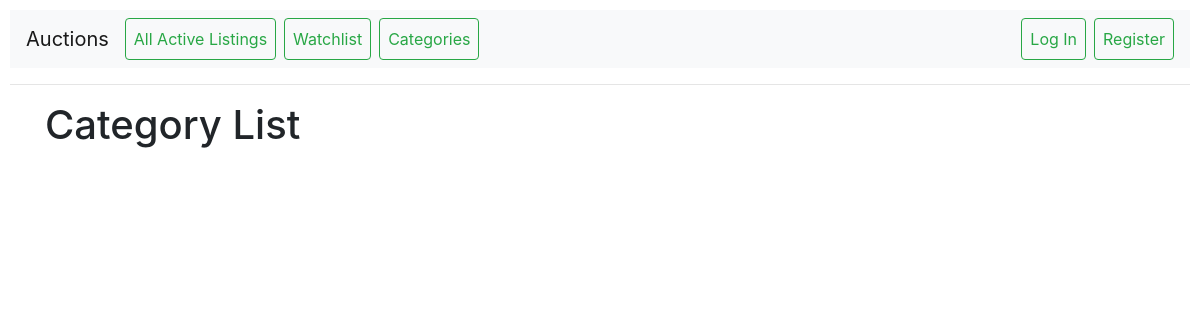
The page /categories/ on the database as committed earlier.
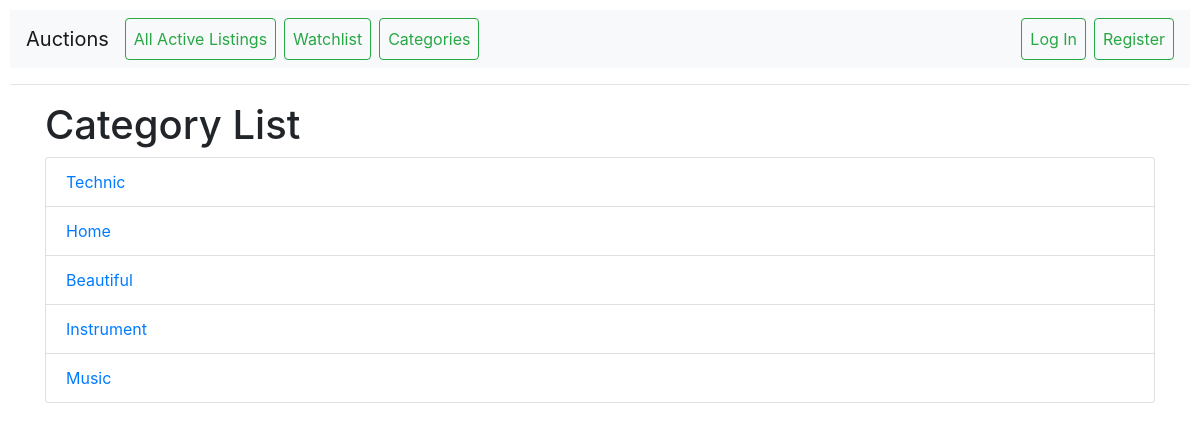
The same page on the database as committed later.
### auctions/models.py (models this page shows)
class Category(models.Model):
    name = models.CharField(max_length=100)

### auctions/views.py (the view)
# urls.py: path('categories/', views.category_list, name='category_list'),
def category_list(request):
    categories = Category.objects.all()
    return render(request, 'auctions/category_list.html', {'categories': categories})

### auctions/templates/auctions/category_list.html (shortened to what this page needs)
{% extends "auctions/layout.html" %}
{% block body %}
    <div class="container">
        <h1>Category List</h1>
        <ul class="list-group">
            {% for category in categories %}
                <li class="list-group-item"><a href="{% url 'category_render' category.id %}">{{ category.name }}</a></li>
            {% endfor %}
        </ul>
    </div>
{% endblock %}

### auctions/templates/auctions/layout.html (shortened to what this page needs)
{% load static %}
<!DOCTYPE html>
<html lang="en">
<head>
    <link rel="stylesheet" href="https://stackpath.bootstrapcdn.com/bootstrap/4.4.1/css/bootstrap.min.css">
    <link href="{% static 'auctions/styles.css' %}" rel="stylesheet">
</head>
<body>
    <nav class="navbar navbar-expand-lg navbar-light bg-light">
        <a class="navbar-brand" href="#">Auctions</a>
        <div class="collapse navbar-collapse" id="navbarSupportedContent">
            <ul class="navbar-nav mr-auto">
                <li class="nav-item active">
                    <a class="nav-link btn btn-outline-success text-success mr-2" href="{% url 'index' %}">All Active Listings</a>
                </li>
                <li class="nav-item">
                    <a class="nav-link btn btn-outline-success text-success" href="{% url 'watchlist' %}">Watchlist</a>
                </li>
                <li class="nav-item">
                    <a class="nav-link btn btn-outline-success text-success ml-2" href="{% url 'category_list' %}">Categories</a>
                </li>
            </ul>
            {% if user.is_authenticated %}
                <form class="form-inline my-2 my-lg-0" action="{% url 'create_listing' %}">
                    <button class="btn btn-outline-success my-2 my-sm-0" type="submit">Create Listing</button>
                </form>
                <ul class="navbar-nav ml-auto">
                    <li class="nav-item">
                        <span class="navbar-text text-success mr-2">Welcome, {{ user.username }}</span>
                    </li>
                    <li class="nav-item">
                        <a class="nav-link btn btn-outline-success text-success" href="{% url 'logout' %}">Log Out</a>
                    </li>
                </ul>
            {% else %}
                <ul class="navbar-nav ml-auto">
                    <li class="nav-item">
                        <a class="nav-link btn btn-outline-success text-success mr-2" href="{% url 'login' %}">Log In</a>
                    </li>
                    <li class="nav-item">
                        <a class="nav-link btn btn-outline-success text-success" href="{% url 'register' %}">Register</a>
                    </li>
                </ul>
            {% endif %}
        </div>
    </nav>
    <hr>
    <div class="container-fluid">
        {% block body %}
        {% endblock %}
    </div>
</body>
</html>

### auctions/static/auctions/styles.css (style rules this page uses)
body { padding: 10px; }

Rows that differ between the two databases and show on the page:
added Category: name "Technic"
added Category: name "Home"
added Category: name "Beautiful"
added Category: name "Instrument"
added Category: name "Music"
